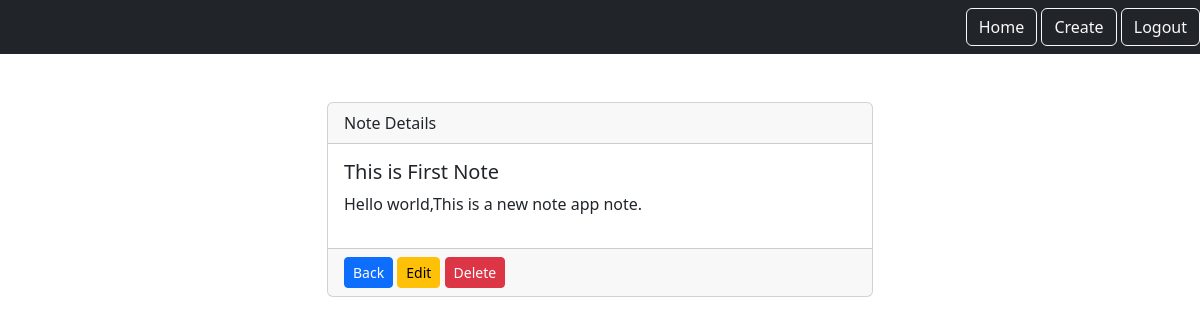
Page /smart/notes/1 (signed in) on the committed database.
### notes/models.py (models this page shows)
class Notes(models.Model):
    title=models.CharField(max_length=200)
    text=models.TextField()
    created=models.DateTimeField(auto_now_add=True)
    user=models.ForeignKey(User, on_delete=models.CASCADE,related_name='notes')

### notes/views.py (the view)
# urls.py: path('notes/<int:pk>',views.NotesDetailView.as_view(),name='notes.detail'),
class NotesDetailView(LoginRequiredMixin,DetailView):
    model=Notes
    context_object_name='note'
    login_url='/login'
    def get_queryset(self):
        return self.request.user.notes.all()

### notes/templates/notes/notes_detail.html
{% extends 'base.html' %}
{% load static %}
{% block content %}
    <div class="row justify-content-center">
        <div class="col-md-6">
            <div class="card">
                <div class="card-header">Note Details</div>
                <div class="card-body">
                    <h1 class="fs-5">{{note.title}}</h1>
                    <p>{{note.text}}</p>
                </div>
                <div class="card-footer">
                    <a href="{% url 'notes.list' %}" class="btn btn-sm btn-primary">Back</a>
                    <a href="{% url 'notes.update' pk=note.id %}" class="btn btn-sm btn-warning">Edit</a>
                    <a href="{% url 'notes.delete' pk=note.id %}" class="btn btn-sm btn-danger">Delete</a>
                </div>
            </div>
        </div>
    </div>
{% endblock %}

### rows in the picture
Notes: title "This is First Note", text "Hello world,This is a new note app note."
